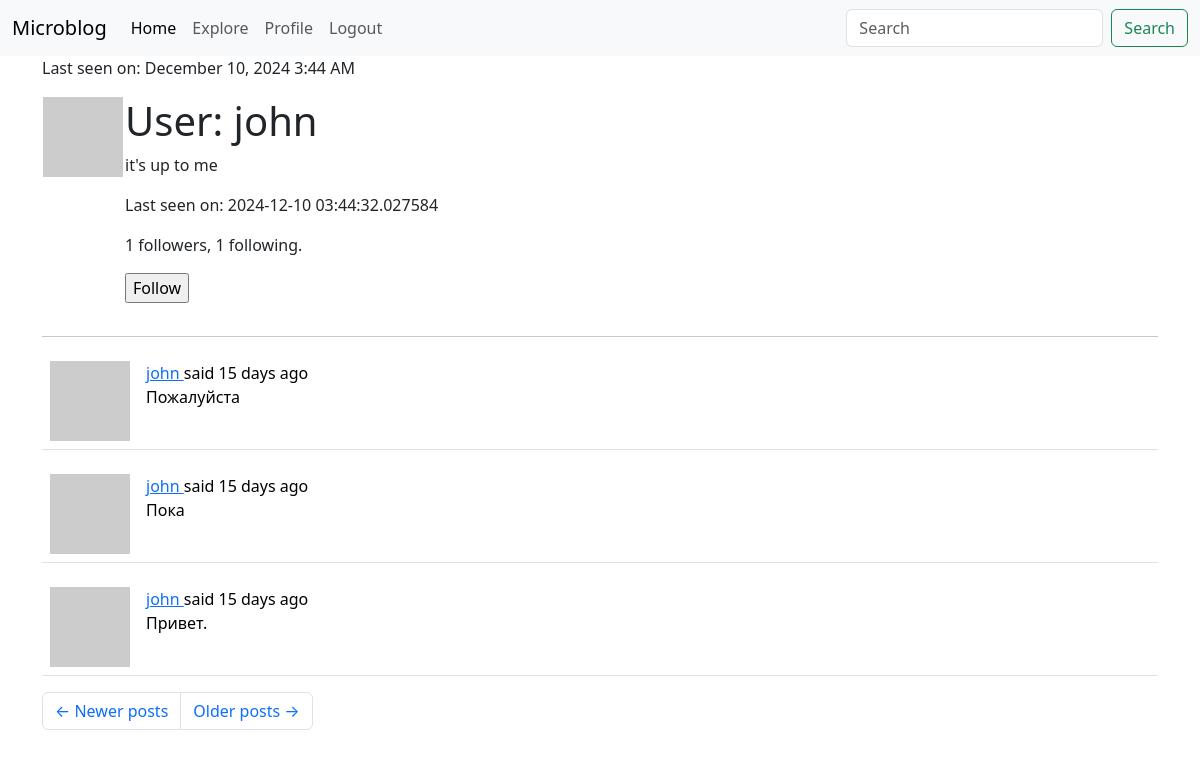
/user/john?page=2 (signed in), run on the app's committed database.
### app/models.py (models this page shows, shortened)
class User(UserMixin, db.Model):
    id: so.Mapped[int] = so.mapped_column(primary_key=True)
    username: so.Mapped[str] = so.mapped_column(sa.String(64), index=True, unique=True)
    email: so.Mapped[str] = so.mapped_column(sa.String(120), index=True, unique=True)
    password_hash: so.Mapped[Optional[str]] = so.mapped_column(sa.String(256))
    about_me: so.Mapped[Optional[str]] = so.mapped_column(sa.String(140))
    last_seen: so.Mapped[Optional[datetime]] = so.mapped_column(default=lambda: datetime.now(timezone.utc))
    following: so.WriteOnlyMapped['User'] = so.relationship(
        secondary=followers, primaryjoin=(followers.c.follower_id == id),
        secondaryjoin=(followers.c.followed_id == id),
        back_populates='followers')
    followers: so.WriteOnlyMapped['User'] = so.relationship(
        secondary=followers, primaryjoin=(followers.c.followed_id == id),
        secondaryjoin=(followers.c.follower_id == id),
        back_populates='following')
    posts: so.WriteOnlyMapped['Post'] = so.relationship(back_populates='author')
    def avatar(self, size):
        digest = md5(self.email.lower().encode('utf-8')).hexdigest()
        return f'https://www.gravatar.com/avatar/{digest}?d=identicon&s={size}'
    def is_following(self, user):
        query = self.following.select().where(User.id == user.id)
        return db.session.scalar(query) is not None
    def followers_count(self):
        query = sa.select(sa.func.count()).select_from(
            self.followers.select().subquery())
        return db.session.scalar(query)
    def following_count(self):
        query = sa.select(sa.func.count()).select_from(
            self.following.select().subquery())
        return db.session.scalar(query)

class Post(db.Model):
    id: so.Mapped[int] = so.mapped_column(primary_key=True)
    body: so.Mapped[str] = so.mapped_column(sa.String(140))
    timestamp: so.Mapped[datetime] = so.mapped_column(index=True, default=lambda: datetime.now(timezone.utc))
    user_id: so.Mapped[int] = so.mapped_column(sa.ForeignKey(User.id), index=True)
    author: so.Mapped[User] = so.relationship(back_populates='posts')

### app/routes.py (the view)
@app.route('/user/<username>')
@login_required
def user(username):
    user = db.first_or_404(sa.select(User).where(User.username == username))
    page = request.args.get('page', 1, type=int)
    query = user.posts.select().order_by(Post.timestamp.desc())
    posts = db.paginate(query, page=page, per_page=app.config['POSTS_PER_PAGE'], error_out=False)
    next_url = url_for('user', username=user.username, page=posts.next_num) if posts.next_num else None
    prev_url = url_for('user', username=user.username, page=posts.prev_num) if posts.prev_num else None
    form = EmptyForm()
    return render_template('user.html', user=user, posts=posts, form=form, next_url=next_url, prev_url=prev_url)

### app/forms.py
class EmptyForm(FlaskForm):
    submit = SubmitField('Submit')

### app/__init__.py (called while the page is built)
def get_locale():
    return request.accept_languages.best_match(app.config['LANGUAGES'])

### app/models.py (called while the page is built)
@login.user_loader
def load_user(id):
  return db.session.get(User, int(id))

### app/routes.py (called while the page is built)
@app.before_request
def before_request():
    if current_user.is_authenticated:
        current_user.last_seen = datetime.now(timezone.utc)
        db.session.commit()
    g.locale = str(get_locale())

### app/templates/user.html (shortened to what this page needs)
{% extends "base.html" %}
{% block content %}
    {% if user.last_seen %}
    <p>Last seen on: {{ moment(user.last_seen).format('LLL') }}</p>
    {% endif %}
    <table>
        <tr valign="top">
            <td><img src="{{ user.avatar(128) }}"></td>
            <td>
                <h1>User: {{ user.username }}</h1>
                {% if user.about_me %}<p>{{ user.about_me }}</p>{% endif %}
                {% if user.last_seen %}<p>Last seen on: {{ user.last_seen }}</p>{% endif %}
                <p>{{ user.followers_count() }} followers, {{ user.following_count() }} following.</p>
                {% if user == current_user %}
                <p><a href="{{ url_for('edit_profile') }}">Edit your profile</a></p>
                {% elif not current_user.is_following(user) %}
                <p>
                    <form action="{{ url_for('follow', username=user.username) }}" method="post">
                        {{ form.submit(value='Follow') }}
                    </form>
                </p>
                {% endif %}
            </td>
        </tr>
    </table>
    <hr>
    {% for post in posts %}
        {% include "_post.html" %}
    {% endfor %}
    <nav aria-label="Post navigation">
        <ul class="pagination">
            <li class="page-item{% if not prev_url %} disabled{% endif %}">
                <a class="page-link" href="{{ prev_url }}">
                    <span aria-hidden="true">&larr;</span> Newer posts
                </a>
            </li>
            <li class="page-item{% if not next_url %} disabled{% endif %}">
                <a class="page-link" href="{{ next_url }}">
                    Older posts <span aria-hidden="true">&rarr;</span>
                </a>
            </li>
        </ul>
    </nav>
{% endblock %}

### app/templates/_post.html (shortened to what this page needs)
<table class="table table-hover">
    <tr>
        <td width="70px">
            <a href="{{ url_for('user', username=post.author.username) }}">
                <img src="{{ post.author.avatar(70) }}" />
            </a>
        </td>
        <td>
            {{ _('%(username)s said %(when)s',
                username=user_link, when=moment(post.timestamp).fromNow()) }}
            <br>
            {{ post.body }}
        </td>
    </tr>
</table>

### data on the page
User: last_seen "December 10, 2024 3:44 AM", username "john", about_me "it's up to me", last_seen "2024-12-10 03:44:32.027584"
Post: body "Пожалуйста"
Post: body "Пока"
Post: body "Привет."

### other printed values
{{ user.followers_count() }} "1"
{{ user.following_count() }} "1"
